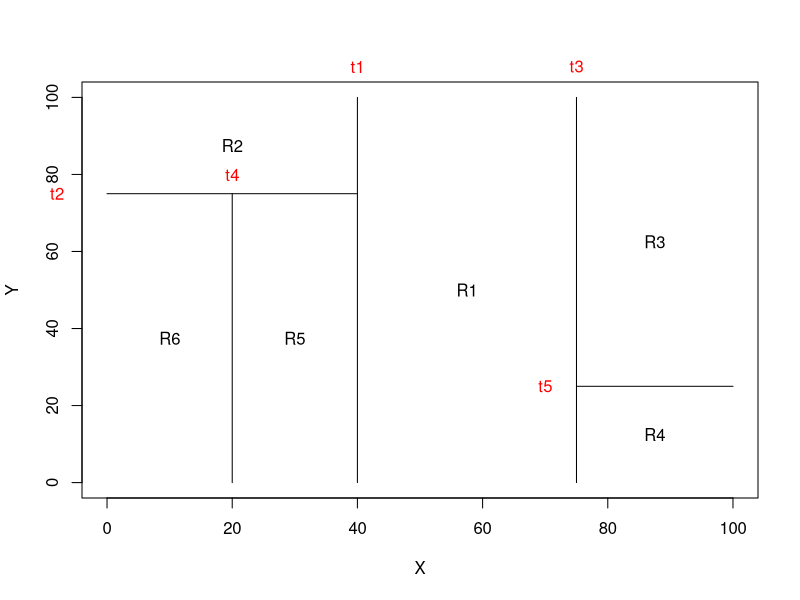

Write the R code that produced this figure.
par(xpd = NA)
plot(NA, NA, type = "n", xlim = c(0, 100), ylim = c(0, 100), xlab = "X", ylab = "Y")
# t1: x = 40; (40, 0) (40, 100)
lines(x = c(40, 40), y = c(0, 100))
text(x = 40, y = 108, labels = c("t1"), col = "red")
# t2: y = 75; (0, 75) (40, 75)
lines(x = c(0, 40), y = c(75, 75))
text(x = -8, y = 75, labels = c("t2"), col = "red")
# t3: x = 75; (75,0) (75, 100)
lines(x = c(75, 75), y = c(0, 100))
text(x = 75, y = 108, labels = c("t3"), col = "red")
# t4: x = 20; (20,0) (20, 75)
lines(x = c(20, 20), y = c(0, 75))
text(x = 20, y = 80, labels = c("t4"), col = "red")
# t5: y=25; (75,25) (100,25)
lines(x = c(75, 100), y = c(25, 25))
text(x = 70, y = 25, labels = c("t5"), col = "red")

text(x = (40 + 75)/2, y = 50, labels = c("R1"))
text(x = 20, y = (100 + 75)/2, labels = c("R2"))
text(x = (75 + 100)/2, y = (100 + 25)/2, labels = c("R3"))
text(x = (75 + 100)/2, y = 25/2, labels = c("R4"))
text(x = 30, y = 75/2, labels = c("R5"))
text(x = 10, y = 75/2, labels = c("R6"))